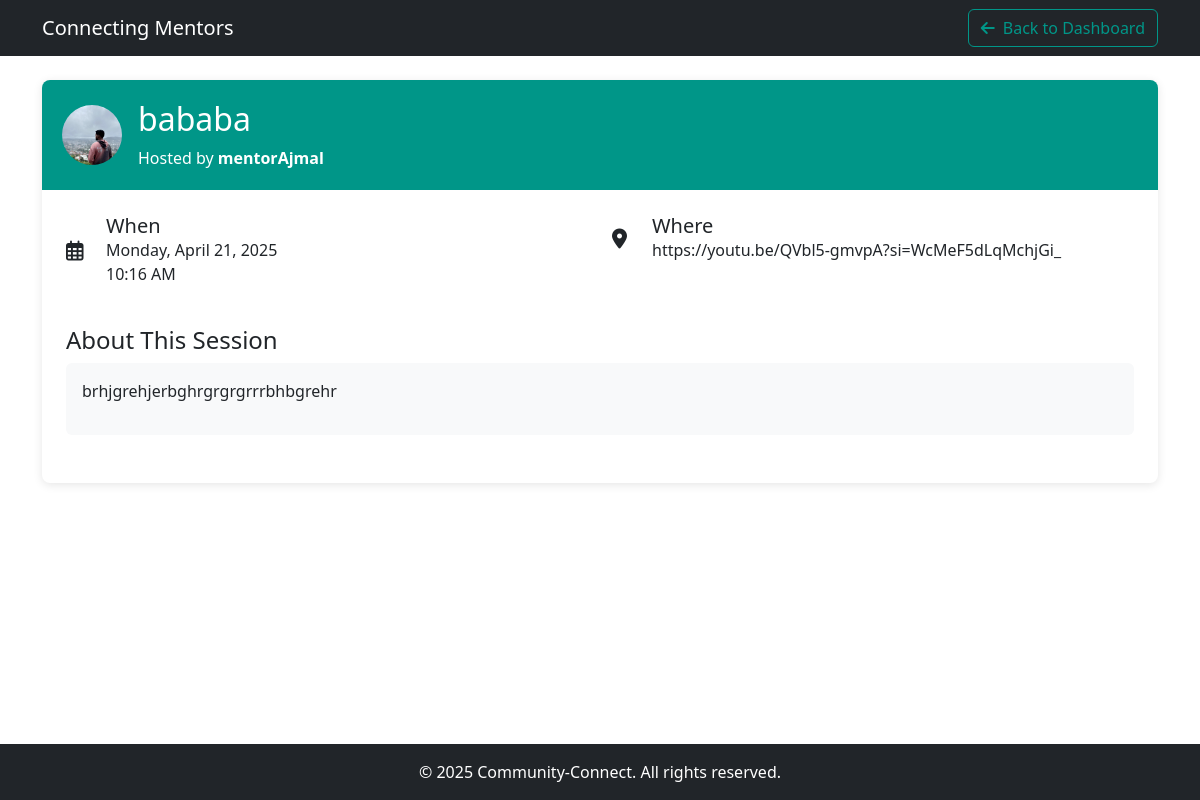
Page /sessions/13/ on the committed database.
### com/models.py (models this page shows, shortened)
class Session_by_Mentor(models.Model):
    session_type=models.CharField(max_length=50,default='None',blank=True)
    title = models.CharField(max_length=200)
    date_time = models.DateTimeField()
    description = models.TextField(blank=True, null=True)
    location = models.URLField(help_text="Zoom or meet links", blank=True, null=True)
    created_by = models.ForeignKey(Mod, on_delete=models.CASCADE, related_name='mentor_sessions')
    created_at = models.DateTimeField(auto_now_add=True)
    participants = models.ManyToManyField(Reg, through='SessionParticipation', related_name='joined_sessions')
    class Meta:
        ordering = ['date_time']

class Mod(models.Model):
    name=models.CharField(max_length=30)
    email=models.EmailField(max_length=50,unique=True)
    passw=models.CharField(max_length=50)
    contact=models.CharField(max_length=10)
    image = models.ImageField(upload_to='images/', null=True, blank=True)
    bloodgroupchoice=(
        ('A+','A+'),
        ('A-','A-'),
        ('B+','B+'),
        ('B-','B-'),
        ('AB+','AB+'),
        ('AB-','AB-'),
        ('O+','O+'),
        ('O-','O-'),
    )
    bloodgroup=models.CharField(max_length=5,choices=bloodgroupchoice,null=True,blank=True)
    genderchoice=(
        ('male','MALE'),
        ('female','FEMALE'),
        ('others','OTHERS')
    )
    gender=models.CharField(max_length=10,choices=genderchoice,null=True,blank=True)
    categorychoice=(
        ('mentors and experts','MENTORS AND EXPERTS'),
        ('sponsors or donors','SPONSORS AND DONORS'),
        ('creators and sharers','CREATORS AND SHARERS'),
    )
    category=models.CharField(max_length=30,choices=categorychoice,null=False,blank=False)
    approval_status=models.BooleanField(default=False)
    is_selected = models.BooleanField(default=False)
    is_rejected = models.BooleanField(default=False)

### com/views.py (the view, shortened to what this page needs)
# urls.py: path('sessions/<int:session_id>/', views.session_detail, name='session_detail'),
def session_detail(request, session_id):
    session = get_object_or_404(Session_by_Mentor, id=session_id)
    user_joined = False
    participation_status = None
    user = None
    approved_participants = session.sessionparticipation_set.filter(
        status='approved'
    ).select_related('user')
    participant_count = approved_participants.count()
    can_join = False
    if user and not user_joined and session.date_time > timezone.now():
        can_join = True
    context = {
        'session': session,
        'user_joined': user_joined,
        'participation_status': participation_status,
        'approved_participants': approved_participants,
        'participant_count': participant_count,
        'can_join': can_join,
        'user_name': request.session.get('user_name', ''),
    }
    return render(request, 'session_detail.html', context)

### com/templates/session_detail.html (shortened to what this page needs)
<!DOCTYPE html>
<html lang="en">
<head>
    <link href="https://cdn.jsdelivr.net/npm/bootstrap@5.3.0/dist/css/bootstrap.min.css" rel="stylesheet">
    <link rel="stylesheet" href="https://cdnjs.cloudflare.com/ajax/libs/font-awesome/6.0.0/css/all.min.css">
</head>
<body>
    <nav class="navbar navbar-expand-lg navbar-dark bg-dark">
        <div class="container d-flex justify-content-between">
          <a class="navbar-brand" href="#">Connecting Mentors</a>
          <button onclick="window.history.back()" class="btn btn-outline-secondary custom-teal-border">
            <i class="fas fa-arrow-left me-2"></i>Back to Dashboard
          </button>
        </div>
    </nav>
    <div class="container my-4">
        <div class="session-details">
            <div class="session-header">
                <div class="d-flex align-items-center">
                    {% if session.created_by.image %}
                        <img src="{{ session.created_by.image.url }}" class="mentor-avatar me-3" alt="Mentor">
                    {% else %}
                        <div class="mentor-avatar bg-secondary me-3 d-flex align-items-center justify-content-center">
                            <i class="fas fa-user text-white"></i>
                        </div>
                    {% endif %}
                    <div>
                        <h2>{{ session.title }}</h2>
                        <p class="mb-0">Hosted by <strong>{{ session.created_by.name }}</strong></p>
                    </div>
                </div>
            </div>
            <div class="p-4">
                <div class="row mb-4">
                    <div class="col-md-6">
                        <div class="d-flex align-items-center mb-3">
                            <i class="far fa-calendar-alt fa-lg me-3" style="width: 24px;"></i>
                            <div>
                                <h5 class="mb-0">When</h5>
                                <p class="mb-0">{{ session.date_time|date:"l, F j, Y" }}<br>
                                {{ session.date_time|time:"g:i A" }}</p>
                            </div>
                        </div>
                    </div>
                    <div class="col-md-6">
                        <div class="d-flex align-items-center mb-3">
                            <i class="fas fa-map-marker-alt fa-lg me-3" style="width: 24px;"></i>
                            <div>
                                <h5 class="mb-0">Where</h5>
                                <p class="mb-0">{{ session.location|default:"Online Session" }}</p>
                            </div>
                        </div>
                    </div>
                </div>
                <div class="mb-4">
                    <h4>About This Session</h4>
                    <div class="p-3 bg-light rounded">
                        {{ session.description|linebreaks }}
                    </div>
                </div>
            </div>
        </div>
    </div>
    <footer class="bg-dark text-white text-center py-3">
        <div class="container">
          <p class="mb-0">© {% now "Y" %} Community-Connect. All rights reserved.</p>
        </div>
      </footer>
</body>
</html>

### com/templates/session_detail.html (style rules this page uses)
.session-header { background-color: #009688; color: white; padding: 20px; border-radius: 8px 8px 0 0; }
.mentor-avatar { width: 60px; height: 60px; border-radius: 50%; object-fit: cover; }
.session-details { background-color: white; border-radius: 8px; box-shadow: 0 2px 10px rgba(0,0,0,0.1); }
body { display: flex; flex-direction: column; min-height: 100vh; }
footer { margin-top: auto; }
.custom-teal-border { border-color: #009688 !important; color: #009688 !important; }

### rows in the picture
Session_by_Mentor: created_by.image (picture), title "bababa", created_by.name "mentorAjmal", date_time "Monday, April 21, 2025", date_time "10:16 AM", location "https://youtu.be/QVbl5-gmvpA?si=WcMeF5dLqMchjGi_", description "brhjgrehjerbghrgrgrgrrrbhbgrehr"
